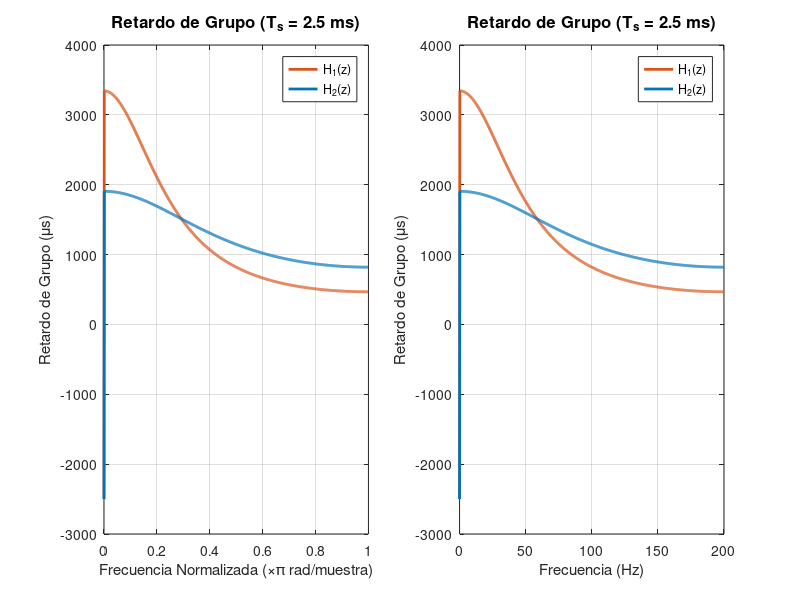

The MATLAB source for this figure:
%% --- Cálculo de Retardo de Grupo de una TF Digital en Tiempo Real ---
clear; clc; close all;

%% 1. PARÁMETROS DEL SISTEMA
Ts = 1/400;  % Período de muestreo en segundos (5ms = 0.005s)
            % Cambiar según tu sistema:
            % Ts = 5e-3;   % 5 ms
            % Ts = 10e-3;  % 10 ms
            % Ts = 1e-3;   % 1 ms

%% 2. FUNCIÓN DE TRANSFERENCIA H(z) = B(z) / A(z)
% Coeficientes del numerador (ceros)
% Coeficientes del denominador (polos)

% Ejemplo 1: Tu controlador P discretizado
b1 = [1, -1];
a1 = [1, -0.455938127765996];

% Ejemplo 2: Derivada discreta (filtro diferenciador)
b2 = [1, -1];
a2 = [1, -0.2078795763507621];

%% 3. CONFIGURACIÓN DEL CÁLCULO
N = 1024;  % Número de puntos de frecuencia (potencia de 2)

%% 4. CALCULAR RETARDO DE GRUPO
[gd1, w] = grpdelay(b1, a1, N);
[gd2, ~] = grpdelay(b2, a2, N);

% Convertir frecuencia angular a Hz
f_Hz = w / (2*pi) * (1/Ts);  % Frecuencia en Hz

% Convertir retardo de grupo de [muestras] a [tiempo]
% gd está en muestras, multiplicar por Ts para obtener segundos
gd1_ms = gd1 * Ts * 1000;      % Retardo en milisegundos
gd1_us = gd1 * Ts * 1e6;       % Retardo en microsegundos

gd2_ms = gd2 * Ts * 1000;
gd2_us = gd2 * Ts * 1e6;

%% 5. DETERMINAR UNIDAD ÓPTIMA (ms o µs)
% Si el retardo máximo es < 10ms, usar microsegundos
max_retardo_ms = max([gd1_ms; gd2_ms]);

if max_retardo_ms < 10
    % Usar microsegundos
    gd1_plot = gd1_us;
    gd2_plot = gd2_us;
    unidad_tiempo = '\mus';
    label_tiempo = 'Retardo de Grupo (μs)';
else
    % Usar milisegundos
    gd1_plot = gd1_ms;
    gd2_plot = gd2_ms;
    unidad_tiempo = 'ms';
    label_tiempo = 'Retardo de Grupo (ms)';
end

%% 6. GRAFICAR RESULTADOS

% --- Gráfico 1: Retardo vs Frecuencia Normalizada ---
figure('Position', [100 100 1200 500]);

subplot(1,2,1);
plot(w/pi, gd1_plot, 'LineWidth', 2, 'Color', [0.85 0.33 0.10], 'DisplayName', 'H_1(z)');
hold on;
plot(w/pi, gd2_plot, 'LineWidth', 2, 'Color', [0 0.45 0.74], 'DisplayName', 'H_2(z)');
grid on;
title(sprintf('Retardo de Grupo (T_s = %.1f ms)', Ts*1000), 'FontSize', 12, 'FontWeight', 'bold');
xlabel('Frecuencia Normalizada (×π rad/muestra)', 'FontSize', 11);
ylabel(label_tiempo, 'FontSize', 11);
legend('Location', 'best');
xlim([0 1]);

% --- Gráfico 2: Retardo vs Frecuencia en Hz ---
subplot(1,2,2);
plot(f_Hz, gd1_plot, 'LineWidth', 2, 'Color', [0.85 0.33 0.10], 'DisplayName', 'H_1(z)');
hold on;
plot(f_Hz, gd2_plot, 'LineWidth', 2, 'Color', [0 0.45 0.74], 'DisplayName', 'H_2(z)');
grid on;
title(sprintf('Retardo de Grupo (T_s = %.1f ms)', Ts*1000), 'FontSize', 12, 'FontWeight', 'bold');
xlabel('Frecuencia (Hz)', 'FontSize', 11);
ylabel(label_tiempo, 'FontSize', 11);
legend('Location', 'best');
xlim([0 1/(2*Ts)]);  % Hasta frecuencia de Nyquist

%% 7. MOSTRAR INFORMACIÓN EN CONSOLA
fprintf('\n========================================\n');
fprintf('  ANÁLISIS DE RETARDO DE GRUPO\n');
fprintf('========================================\n');
fprintf('Período de muestreo (Ts): %.3f ms (%.0f Hz)\n', Ts*1000, 1/Ts);
fprintf('Frecuencia de Nyquist:    %.1f Hz\n\n', 1/(2*Ts));

fprintf('--- Función H1(z) ---\n');
fprintf('Numerador:   b = [');
fprintf('%.6f ', b1);
fprintf(']\n');
fprintf('Denominador: a = [');
fprintf('%.6f ', a1);
fprintf(']\n');
fprintf('Retardo promedio: %.2f %s (%.2f muestras)\n', mean(gd1_plot), unidad_tiempo, mean(gd1));
fprintf('Retardo máximo:   %.2f %s (%.2f muestras)\n', max(gd1_plot), unidad_tiempo, max(gd1));
fprintf('Retardo mínimo:   %.2f %s (%.2f muestras)\n\n', min(gd1_plot), unidad_tiempo, min(gd1));

fprintf('--- Función H2(z) ---\n');
fprintf('Numerador:   b = [');
fprintf('%.6f ', b2);
fprintf(']\n');
fprintf('Denominador: a = [');
fprintf('%.6f ', a2);
fprintf(']\n');
fprintf('Retardo promedio: %.2f %s (%.2f muestras)\n', mean(gd2_plot), unidad_tiempo, mean(gd2));
fprintf('Retardo máximo:   %.2f %s (%.2f muestras)\n', max(gd2_plot), unidad_tiempo, max(gd2));
fprintf('Retardo mínimo:   %.2f %s (%.2f muestras)\n', min(gd2_plot), unidad_tiempo, min(gd2));
fprintf('========================================\n\n');
